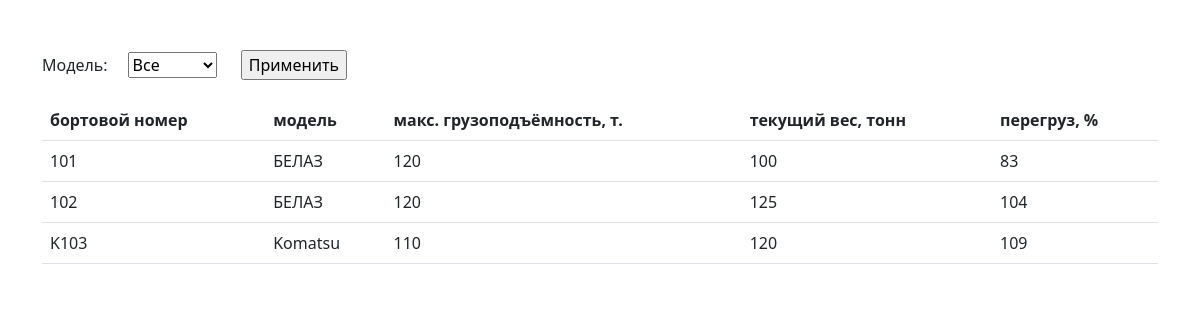
The page / on the database its author committed.
### polls/models.py (models this page shows, shortened)
class Car(models.Model):
    manufacturer = models.ForeignKey(Manufacturer, on_delete=models.CASCADE)
    tonn_current = models.IntegerField(default=0)
    nomer = models.CharField(max_length=20)
    @property
    def overload_percent(self):
        return round(self.tonn_current / self.manufacturer.max_tonn*100)

class Manufacturer(models.Model):
    name_model = models.CharField(max_length=200)
    max_tonn = models.IntegerField(default=0)

### polls/views.py (the view)
# urls.py: path('', views.index, name='index'),
def index(request):
    if request.method == 'POST':
        form = ManufacturersForm(request.POST)
        if form.is_valid():
            car_model = form.cleaned_data['car_model']
            if car_model != '0':
                cars_all = Car.objects.filter(manufacturer=car_model)
            else:
                cars_all = Car.objects.all()
    else:
        form = ManufacturersForm()
        cars_all = Car.objects.all()
    template = loader.get_template('polls/index.html')
    context = {
        'cars_all': cars_all,
        'form': form,
    }
    return HttpResponse(template.render(context, request))

### polls/forms.py
class ManufacturersForm(forms.Form):
    select_choises = [("0", "Все")]
    for manufacturer in Manufacturer.objects.all():
        select_choises.append((manufacturer.id, manufacturer.name_model))
    car_model = forms.ChoiceField(choices=tuple(select_choises), label='Модель:')

### polls/templates/polls/index.html (shortened to what this page needs)
<!doctype html>
<html lang="ru">
<head>
    <link href="https://cdn.jsdelivr.net/npm/bootstrap@5.2.2/dist/css/bootstrap.min.css" rel="stylesheet">
    {% load static %}
    <link rel="stylesheet" href="{% static 'templates/polls/style.css' %}">
</head>
<body>
    <div class="container">
        <form action="/" method="post">
            {{ form }}
            <input type="submit" value="Применить">
        </form>
        {% if cars_all %}
        <table class="table">
            <thead>
              <tr>
                <th scope="col">бортовой номер</th>
                <th scope="col">модель</th>
                <th scope="col">макс. грузоподъёмность, т.</th>
                <th scope="col">текущий вес, тонн</th>
                <th scope="col">перегруз, %</th>
              </tr>
            </thead>
            <tbody>
                {% for car in cars_all %}
                <tr>
                    <td>{{ car.nomer }}</td>
                    <td>{{ car.manufacturer.name_model }}</td>
                    <td>{{ car.manufacturer.max_tonn }}</td>
                    <td>{{ car.tonn_current }}</td>
                    <td>{{ car.overload_percent }}</td>
                </tr>
                {% endfor %}
            </tbody>
        </table>
        {% else %}
            <p>No polls are available.</p>
        {% endif %}
    </div>
</body>
</html>

### static/templates/polls/style.css (style rules this page uses)
.container { margin-top: 50px; }
label { margin-right: 20px; }
select { margin-right: 20px; }
.table { margin-top: 20px; }

### rows shown on the page
Car: nomer "101", manufacturer.name_model "БЕЛАЗ", manufacturer.max_tonn "120", tonn_current "100", overload_percent "83"
Car: nomer "102", manufacturer.name_model "БЕЛАЗ", manufacturer.max_tonn "120", tonn_current "125", overload_percent "104"
Car: nomer "K103", manufacturer.name_model "Komatsu", manufacturer.max_tonn "110", tonn_current "120", overload_percent "109"
